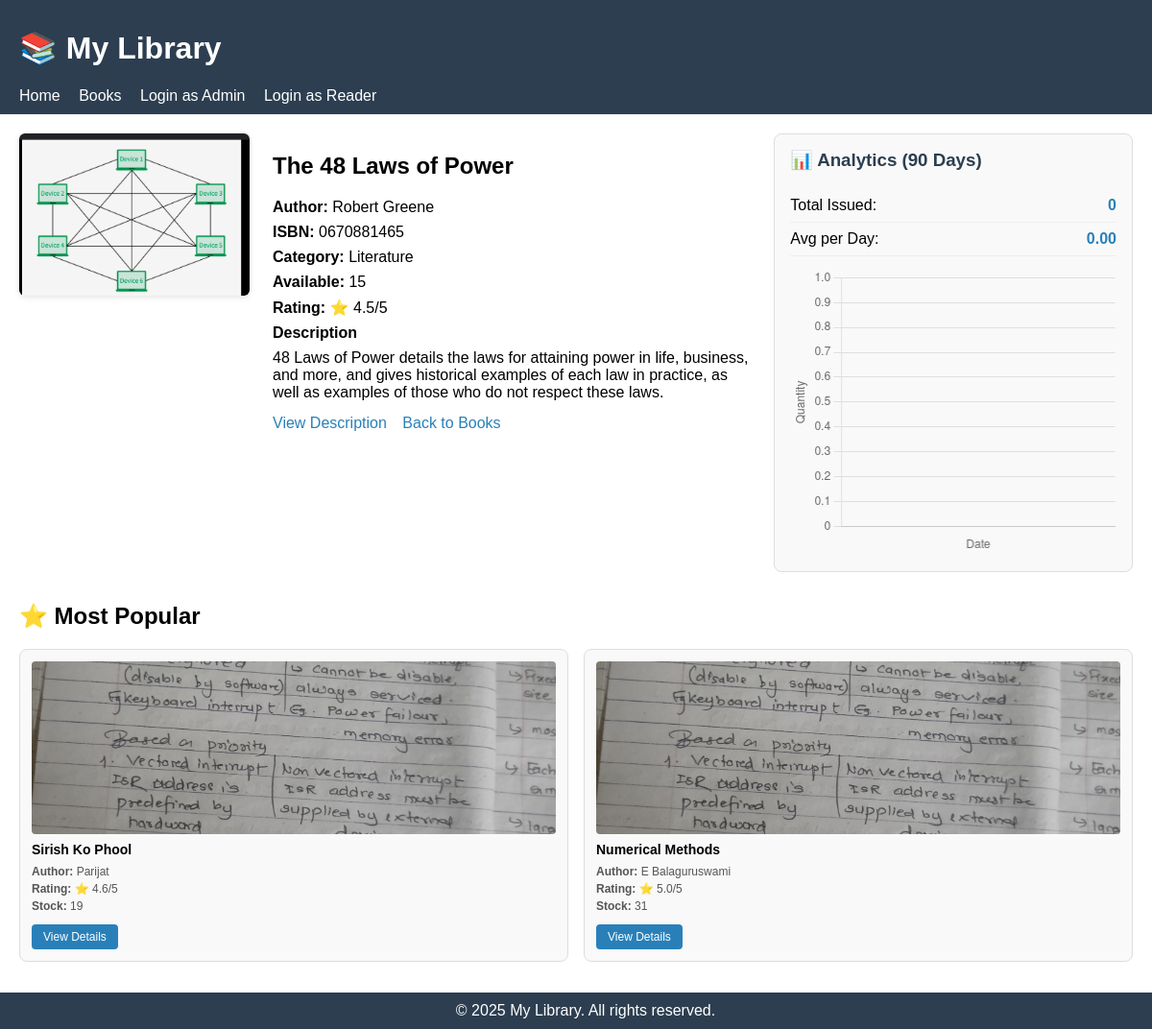
/books/9/, run on the app's committed database.
### lib/models.py (models this page shows, shortened)
class Book(models.Model):
    name = models.CharField(max_length=200)  # Book title
    isbn = models.CharField(max_length=13, unique=True)  # ISBN number
    image = models.ImageField(upload_to='book_images/', blank=True, null=True)  # Cover image
    author = models.CharField(max_length=200)  # Author name
    category = models.ForeignKey(Category, on_delete=models.SET_NULL, null=True, related_name='books')
    number_in_stock = models.PositiveIntegerField(default=0)  # Available copies
    description = models.TextField(blank=True, null=True, default="No description available")
    rating = models.DecimalField(max_digits=3, decimal_places=1, default=4.0, validators=[MinValueValidator(1.0), MaxValueValidator(5.0)])  # Rating with 1 decimal place
    def avg_reader_rating(self):
        from django.db.models import Avg
        avg = self.reader_ratings.aggregate(avg=Avg('rating'))['avg']
        try:
            return float(avg) if avg is not None else float(self.rating)
        except (TypeError, ValueError):
            return float(self.rating)
    def combined_rating(self):
        try:
            avg_reader = self.avg_reader_rating()
            combined = (float(self.rating) + float(avg_reader)) / 2.0
            return round(combined, 1)
        except Exception:
            return float(self.rating)

class Category(models.Model):
    name = models.CharField(max_length=100, unique=True)

### lib/views.py (the view)
# urls.py: path('books/<int:pk>/', views.book_details, name='book_details'), #by using primary key
def book_details(request, pk):
    if request.session.get('admin_id'):
        return admin_book_details(request, pk)
    if request.session.get('reader_id'):
        return reader_book_detail(request, pk)
    book = get_object_or_404(Book, pk=pk)  # fetch book or return 404 if not found
    analytics = get_book_analytics_data(book, days=90)
    popular_books = get_popular_books(limit=3, exclude_book_id=pk)
    return render(request, 'book_details.html', {
        'book': book,
        'analytics': analytics,
        'popular_books': popular_books,
    })

### lib/views.py (called while the page is built)
def get_book_analytics_data(book, days=90):
    end_date = date.today()
    start_date = end_date - timedelta(days=days)
    records = BookIssuanceRecord.objects.filter(
        book=book,
        date__gte=start_date,
        date__lte=end_date
    ).order_by('date')
    dates = [str(r.date) for r in records]
    quantities = [r.quantity_issued for r in records]
    return {
        'dates': dates,
        'quantities': quantities,
        'total_issued': sum(quantities),
        'avg_per_day': sum(quantities) / max(len(records), 1) if records else 0,
    }

def get_popular_books(limit=3, exclude_book_id=None):
    books = Book.objects.filter(rating__gt=4.5)
    if exclude_book_id:
        books = books.exclude(pk=exclude_book_id)
    books = books.order_by('?')[:limit]
    return books

### lib/templates/book_details.html (shortened to what this page needs)
{% extends 'base.html' %}
{% load static %}
{% block content %}
<section class="book-details">
    <div>
        {% if book.image %}
            <img class="book-image" src="{{ book.image.url }}" alt="{{ book.name }}">
        {% else %}
            <div class="book-image" style="width:240px;height:320px;display:flex;align-items:center;justify-content:center;background:#f3f3f3;color:#888;">No image</div>
        {% endif %}
    </div>
    <div class="book-meta">
        <h2>{{ book.name }}</h2>
        <div class="meta-row"><strong>Author:</strong> {{ book.author }}</div>
        <div class="meta-row"><strong>ISBN:</strong> {{ book.isbn }}</div>
        <div class="meta-row"><strong>Category:</strong> {{ book.category.name }}</div>
        <div class="meta-row"><strong>Available:</strong> {{ book.number_in_stock }}</div>
    <div class="meta-row"><strong>Rating:</strong> ⭐ {{ book.combined_rating }}/5</div>
        {% if book.description %}
            <div class="meta-row"><strong>Description</strong></div>
            <div class="meta-row">{{ book.description|linebreaksbr }}</div>
        {% else %}
            <div class="meta-row"><em>No description available.</em></div>
        {% endif %}
        <div class="actions" style="margin-top:14px;">
            <a href="{% url 'book_description' book.pk %}">View Description</a>
            <a href="{% url 'public_books' %}">Back to Books</a>
        </div>
    </div>
    <div class="book-analytics">
        <div class="analytics-card">
            <h3>📊 Analytics (90 Days)</h3>
            <div class="analytics-stat">
                <span>Total Issued:</span>
                <strong>{{ analytics.total_issued }}</strong>
            </div>
            <div class="analytics-stat">
                <span>Avg per Day:</span>
                <strong>{{ analytics.avg_per_day|floatformat:2 }}</strong>
            </div>
            <canvas id="issuanceChart"></canvas>
        </div>
    </div>
</section>
<script>
document.addEventListener('DOMContentLoaded', function() {
    const ctx = document.getElementById('issuanceChart').getContext('2d');
    const dates = {{ analytics.dates|safe }};
    const quantities = {{ analytics.quantities|safe }};
    new Chart(ctx, {
        type: 'line',
        data: {
            labels: dates,
            datasets: [{
                label: 'Books Issued',
                data: quantities,
                borderColor: '#2980b9',
                backgroundColor: 'rgba(41, 128, 185, 0.1)',
                borderWidth: 2,
                fill: true,
                tension: 0.3,
                pointRadius: 3,
                pointBackgroundColor: '#2980b9'
            }]
        },
        options: {
            responsive: true,
            maintainAspectRatio: false,
            plugins: {
                legend: { display: false }
            },
            scales: {
                y: {
                    beginAtZero: true,
                    title: { display: true, text: 'Quantity' }
                },
                x: {
                    title: { display: true, text: 'Date' }
                }
            }
        }
    });
});
</script>
<section style="margin-top:32px;">
    <h2>⭐ Most Popular</h2>
    {% if popular_books %}
        <div style="display:grid;grid-template-columns:repeat(auto-fit,minmax(280px,1fr));gap:16px;">
            {% for pop_book in popular_books %}
                <div style="border:1px solid #ddd;border-radius:8px;padding:12px;background:#f9f9f9;transition:box-shadow 0.2s;">
                    <div style="height:180px;background:#f0f0f0;border-radius:4px;margin-bottom:8px;display:flex;align-items:center;justify-content:center;overflow:hidden;">
                        {% if pop_book.image %}
                            <img src="{{ pop_book.image.url }}" alt="{{ pop_book.name }}" style="width:100%;height:100%;object-fit:cover;">
                        {% else %}
                            <span style="color:#999;">No image</span>
                        {% endif %}
                    </div>
                    <h4 style="margin:8px 0;font-size:14px;">{{ pop_book.name }}</h4>
                    <p style="margin:4px 0;font-size:12px;color:#555;"><strong>Author:</strong> {{ pop_book.author }}</p>
                    <p style="margin:4px 0;font-size:12px;color:#555;"><strong>Rating:</strong> ⭐ {{ pop_book.combined_rating }}/5</p>
                    <p style="margin:4px 0;font-size:12px;color:#555;"><strong>Stock:</strong> {{ pop_book.number_in_stock }}</p>
                    <a href="{% url 'admin_book_details' pop_book.pk %}" style="display:inline-block;margin-top:8px;padding:6px 12px;background:#2980b9;color:white;border-radius:4px;text-decoration:none;font-size:12px;">View Details</a>
                </div>
            {% endfor %}
        </div>
    {% else %}
        <p style="color:#999;">No popular books available yet.</p>
    {% endif %}
</section>
{% endblock %}

### lib/templates/base.html (style rules this page uses)
body { font-family: Arial, sans-serif; margin:0; padding:0; }

### lib/templates/book_details.html (style rules this page uses)
.book-details { display:flex; gap:24px; }
.book-image { max-width:240px; border-radius:6px; box-shadow:0 2px 6px rgba(0,0,0,0.1); }
.book-meta { flex:2; }
.book-analytics { flex:1.5; }
.meta-row { margin-bottom:8px; }
.actions a { margin-right:12px; color:#2980b9; text-decoration:none; }
.analytics-card { background:#f9f9f9; border:1px solid #ddd; border-radius:8px; padding:16px; }
.analytics-card h3 { margin-top:0; color:#2c3e50; }
.analytics-stat { display:flex; justify-content:space-between; padding:8px 0; border-bottom:1px solid #eee; }
.analytics-stat strong { color:#2980b9; }
#issuanceChart { max-height:300px; margin-top:12px; }

### data on the page
Book: image (picture), name "The 48 Laws of Power", author "Robert Greene", isbn "0670881465", category.name "Literature", number_in_stock "15", combined_rating "4.5", description "48 Laws of Power details the laws for attaining power in life, business, and more, and gives historical examples of each law in practice, as well as examples of those who do not respect these laws."
Book: image (picture), name "Sirish Ko Phool", author "Parijat", combined_rating "4.6", number_in_stock "19"
Book: image (picture), name "Numerical Methods", author "E Balaguruswami", combined_rating "5.0", number_in_stock "31"

### other printed values
{{ analytics.total_issued }} "0"
{{ analytics.avg_per_day|floatformat:2 }} "0.00"
